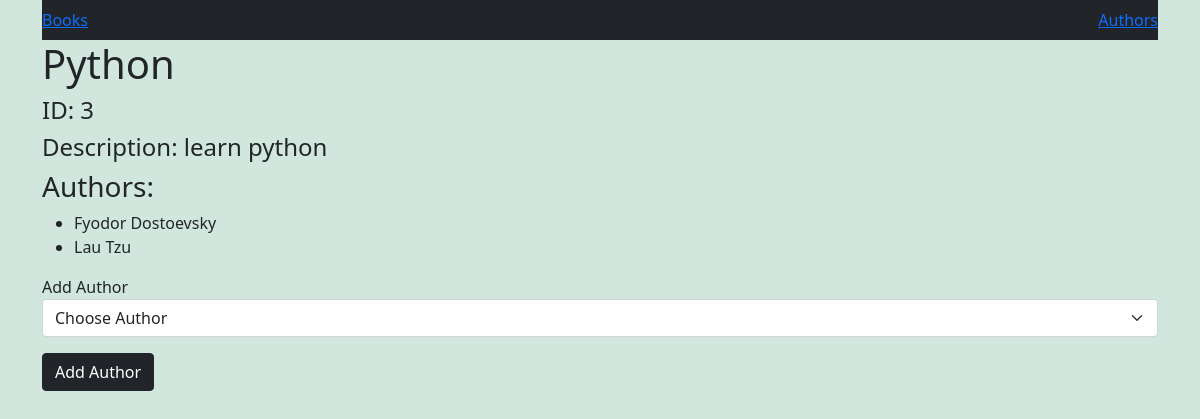
Page /book/3 on the committed database.
### books_authors_app/models.py (models this page shows)
class Book(models.Model):
    title= models.CharField(max_length=255)
    desc= models.TextField()
    created_at= models.DateTimeField(auto_now_add=True)
    updated_at= models.DateTimeField(auto_now=True)

class Author(models.Model):
    first_name= models.CharField(max_length=45)
    last_name= models.CharField(max_length=45)
    notes= models.TextField(null=True)
    myBooks= models.ManyToManyField(Book, related_name="myAuthors")
    created_at= models.DateTimeField(auto_now_add=True)
    updated_at= models.DateTimeField(auto_now=True)

### books_authors_app/views.py (the view)
# urls.py: path('book/<int:bookId>', views.showBook, name= 'showBook'),
def showBook(request, bookId):
    thisBook = Book.objects.get(id= bookId)
    allAuthors = Author.objects.all()
    context = {
        "thisBook": thisBook,
        "allAuthors": allAuthors,
    }
    return render(request,'showBook.html', context)

### books_authors_app/templates/showBook.html (shortened to what this page needs)
<!DOCTYPE html>
<html lang="en">
<head>
    <link href="https://cdn.jsdelivr.net/npm/bootstrap@5.0.0-beta3/dist/css/bootstrap.min.css" rel="stylesheet">
    {% load static %}
    <link rel="stylesheet" href="{% static 'css/stylebook.css' %}">
</head>
<body>
    <div id="wrapper">
        <div class="container">
            <nav class="navbar navbar-dark bg-dark">
                <a href="/">Books</a>
                <a href="{% url 'newAuthor' %}">Authors</a>
            </nav>
            <div class="main">
                <h1>{{thisBook.title}}</h1>
                <h4>ID: {{ thisBook.id }}</h4>
                <h4>Description: <span>{{ thisBook.desc }}</span></h4>
            </div>
            <div class="authors">
                <h3>Authors:</h3>
                <ul>
                {% for myAuthor in thisBook.myAuthors.all %}
                    <li>{{myAuthor.first_name}} {{myAuthor.last_name}}</li>
                {% endfor %}
                </ul>
                <form action="{% url 'addAuthor' %}" method="POST">
                    <div class="author_form">
                        <label for="authors">Add Author</label>
                        <select name="authorId" class="form-select" aria-label="Default select example">
                            <option selected>Choose Author</option>
                        </select>
                    </div>
                    <button type="submit" class="mt-3 btn btn-dark">Add Author</button>
                </form>
            </div>
        </div>
        </div>
</body>
</html>

### books_authors_app/static/css/stylebook.css (style rules this page uses)
#wrapper { background-color: #D1E7DD; height: 1200px; }

### rows in the picture
Book: title "Python", id "3", desc "learn python"
Author: first_name "Fyodor", last_name "Dostoevsky"
Author: first_name "Lau", last_name "Tzu"
